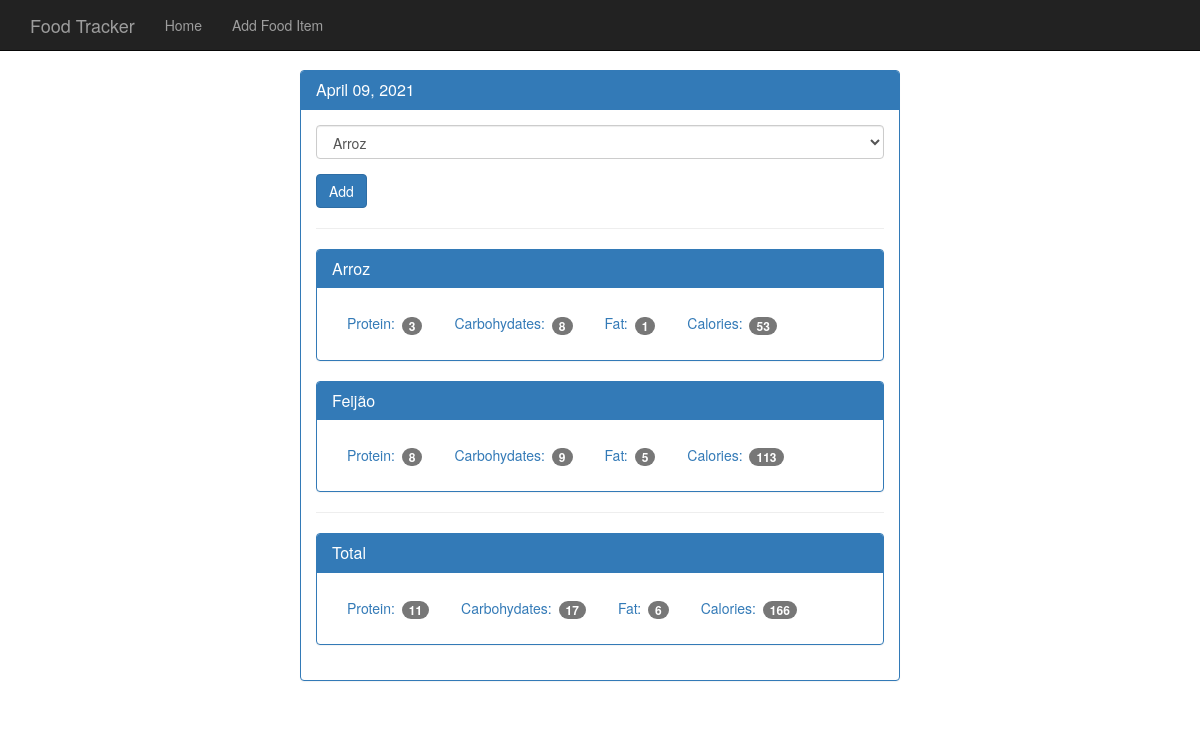
/day/3, run on the app's committed database.
### tables this page shows
CREATE TABLE daily_intake (
    date_id    integer not null,
    food_id    integer not null,
    primary key (date_id, food_id)
);

CREATE TABLE foods (
    id         integer primary key autoincrement,
    name       text    not null,
    protein    integer not null,
    carbs      integer not null,
    fat        integer not null,
    calories   integer not null
);

### app.py (the view)
@app.route('/day/<date_id>', methods=['GET'])
def get_day(date_id):
    db = open_db()
    cur = db.execute('''
        select d.id, d.entry_date
        from   dates d
        where  d.id = ?
        order  by d.id
        ''', [date_id])
    date = cur.fetchone()
    date_db = datetime.strptime(str(date['entry_date']), '%Y%m%d')
    date_ft = datetime.strftime(date_db, '%B %d, %Y')
    cur = db.execute('''
        select f.id, f.name
        from   foods f
        order  by f.name
        ''')
    foods = cur.fetchall()
    cur = db.execute('''
        select i.date_id, d.entry_date, i.food_id, f.name, f.protein, f.carbs, f.fat, f.calories
        from   daily_intake i
        left   join dates   d on d.id = i.date_id
        left   join foods   f on f.id = i.food_id
        where  i.date_id    = ?
        order  by i.date_id, f.name
        ''', [date_id])
    intakes = cur.fetchall()
    cur = db.execute('''
        select ifnull(sum(f.protein),0) protein
        ,      ifnull(sum(f.carbs),0) carbs
        ,      ifnull(sum(f.fat),0) fat
        ,      ifnull(sum(f.calories),0) calories
        from   daily_intake i
        left   join dates   d on d.id = i.date_id
        left   join foods   f on f.id = i.food_id
        where  i.date_id    = ?
        ''', [date_id])
    totals = cur.fetchone()
    db.close()
    return render_template('day.html', date_id=date_id, date_ft=date_ft, foods=foods, intakes=intakes, totals=totals)

### database.py (called while the page is built)
def connect_db():
    sql = sqlite3.connect('/home/mmlcasag/python/food_tracker/database/food_tracker.db')
    sql.row_factory = sqlite3.Row
    return sql

def open_db():
    if not hasattr(g, 'sqlite3_db'):
        g.sqlite3_db = connect_db()
    return g.sqlite3_db

### templates/day.html (shortened to what this page needs)
{% extends 'base.html' %}
{% block body %}
<nav class="navbar navbar-inverse navbar-fixed-top">
  <div class="container">
    <div class="navbar-header">
      <a class="navbar-brand" href="{{ url_for('get_home') }}">Food Tracker</a>
    </div>
    <div id="navbar" class="navbar-collapse collapse">
      <ul class="nav navbar-nav">
        <li><a href="{{ url_for('get_home') }}">Home</a></li>
        <li><a href="{{ url_for('get_add_food') }}">Add Food Item</a></li>
      </ul>
    </div>
  </div>
</nav>
<div class="container theme-showcase col-sm-6 col-sm-offset-3" role="main">
  <div class="row">
    <div>
      <div class="panel panel-primary">
        <div class="panel-heading">
          <h3 class="panel-title">{{ date_ft }}</h3>
        </div>
        <div class="panel-body">
          <form method="POST" action="{{ url_for('post_day') }}">
            <div class="form-group">
              <select class="form-control" name="food">
                {% for food in foods %}
                  <option value="{{ food.id }}">{{ food.name }}</option>
                {% endfor %}
              </select>
            </div>
            <button type="submit" class="btn btn-primary">Add</button>
          </form>
          <hr />
          {% for intake in intakes %}
            <div class="panel panel-primary">
              <div class="panel-heading">
                <h3 class="panel-title">{{ intake.name }}</h3>
              </div>
              <div class="panel-body">
                <ul class="nav nav-pills" role="tablist">
                  <li><a>Protein: <span class="badge">{{ intake.protein }}</span></a></li>
                  <li><a>Carbohydates: <span class="badge">{{ intake.carbs }}</span></a></li>
                  <li><a>Fat: <span class="badge">{{ intake.fat }}</span></a></li>
                  <li><a>Calories: <span class="badge">{{ intake.calories }}</span></a></li>
                </ul>
              </div>
            </div>
          {% endfor %}
          <hr />
          <div class="panel panel-primary">
            <div class="panel-heading">
              <h3 class="panel-title">Total</h3>
            </div>
            <div class="panel-body">
              <ul class="nav nav-pills" role="tablist">
                <li><a>Protein: <span class="badge">{{ totals.protein }}</span></a></li>
                <li><a>Carbohydates: <span class="badge">{{ totals.carbs }}</span></a></li>
                <li><a>Fat: <span class="badge">{{ totals.fat }}</span></a></li>
                <li><a>Calories: <span class="badge">{{ totals.calories }}</span></a></li>
              </ul>
            </div>
          </div>
        </div>
      </div>
    </div>
  </div>
</div>
{% endblock %}

### static/theme.css (style rules this page uses)
body { padding-top: 70px; padding-bottom: 30px; }

### data on the page
daily_intake: name "Arroz", protein "3", carbs "8", fat "1", calories "53"
daily_intake: name "Feijão", protein "8", carbs "9", fat "5", calories "113"

### other printed values
{{ date_ft }} "April 09, 2021"
{{ totals.protein }} "11"
{{ totals.carbs }} "17"
{{ totals.fat }} "6"
{{ totals.calories }} "166"
form field food "Arroz"
